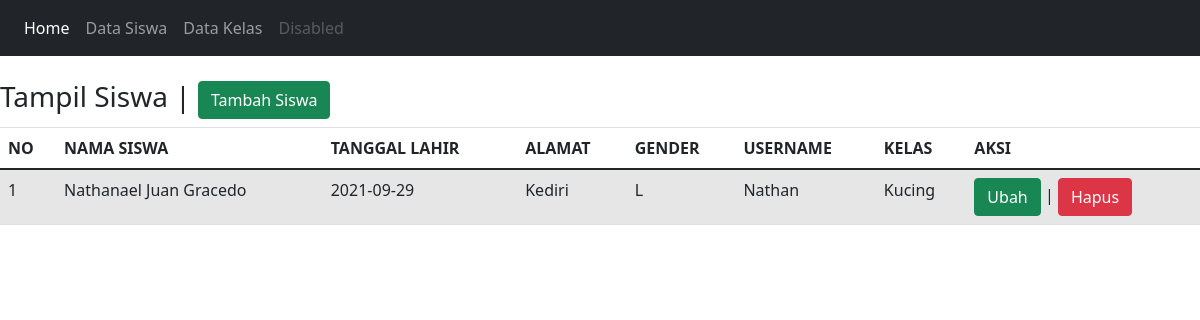
Screenshot of /Perpustakaan/tampil_siswa.php with the database file from the repository.
### tables this page shows
CREATE TABLE `siswa` (
  `id_siswa` int(11) NOT NULL,
  `nama_siswa` varchar(100) NOT NULL,
  `tanggal_lahir` date NOT NULL,
  `gender` enum('L','P') NOT NULL,
  `alamat` text NOT NULL,
  `username` varchar(255) NOT NULL,
  `password` varchar(255) NOT NULL,
  `id_kelas` int(11) NOT NULL
);

CREATE TABLE `kelas` (
  `id_kelas` int(11) NOT NULL,
  `nama_kelas` varchar(255) NOT NULL,
  `kelompok` varchar(255) NOT NULL
);

### Perpustakaan/tampil_siswa.php (the view, shortened to what this page needs)
<!DOCTYPE html>
<html lang="en">
<head>
  <link rel="stylesheet" href="https://maxcdn.bootstrapcdn.com/bootstrap/4.5.2/css/bootstrap.min.css">
        <link href="https://cdn.jsdelivr.net/npm/bootstrap@5.0.1/dist/css/bootstrap.min.css"
        rel="stylesheet"
>
    </head>
    <body>
    <nav class="navbar navbar-expand-sm bg-dark navbar-dark">
  <ul class="navbar-nav">
    <li class="nav-item active">
      <a class="nav-link" href="index.php">Home</a>
    </li>
    <li class="nav-item">
      <a class="nav-link" href="tampil_siswa.php">Data Siswa</a>
    </li>
    <li class="nav-item">
      <a class="nav-link" href="tampil_kelas.php">Data Kelas</a>
    </li>
    <li class="nav-item">
      <a class="nav-link disabled" href="#">Disabled</a>
    </li>
  </ul>
</nav>
    <br><h3>Tampil Siswa | <a href="tambah_siswa.php" class="btn btn-success">Tambah Siswa</a></h3>
        <table class = "table table-hover table-striped">
            <thead>
                <tr>
                    <th>NO</th><th>NAMA SISWA</th><th>TANGGAL LAHIR</th>
                    <th>ALAMAT</th><th>GENDER</th>
                    <th>USERNAME</th><th>KELAS</th><th>AKSI</th>
                </tr>
            </thead>
            <tbody>
                <?php
                include "koneksi.php";
                $qry_siswa = mysqli_query($conn, "select * from siswa join kelas on kelas.id_kelas = siswa.id_kelas");
                $no = 0;
                while ($data_siswa = mysqli_fetch_array ($qry_siswa)){
                    $no++; ?>
                    <tr>
                        <td><?=$no?></td><td><?= $data_siswa ['nama_siswa']?></td>
                        <td><?=$data_siswa['tanggal_lahir']?></td>
                        <td><?=$data_siswa['alamat']?></td>
                        <td><?=$data_siswa['gender']?></td>
                        <td><?=$data_siswa['username']?></td>
                        <td><?=$data_siswa['nama_kelas']?></td>
                        <td><a href="ubah_siswa.php?id_siswa=<?=$data_siswa['id_siswa']?>"
                        class="btn btn-success">Ubah</a> | <a href="proses_hapus_siswa.php?id_siswa=<?=$data_siswa['id_siswa']?>"
                        onclick="return confirm('Apakah anda yakin menghapus data ini?')"
                        class="btn btn-danger">Hapus</a></td>
                    </tr>
                    <?php
                }
                ?>
            </tbody>
        </table>
    </body>
</html>

### rows the page displays
siswa: nama_siswa "Nathanael Juan Gracedo", tanggal_lahir "2021-09-29", alamat "Kediri", gender "L", username "Nathan", id_kelas.nama_kelas "Kucing"
